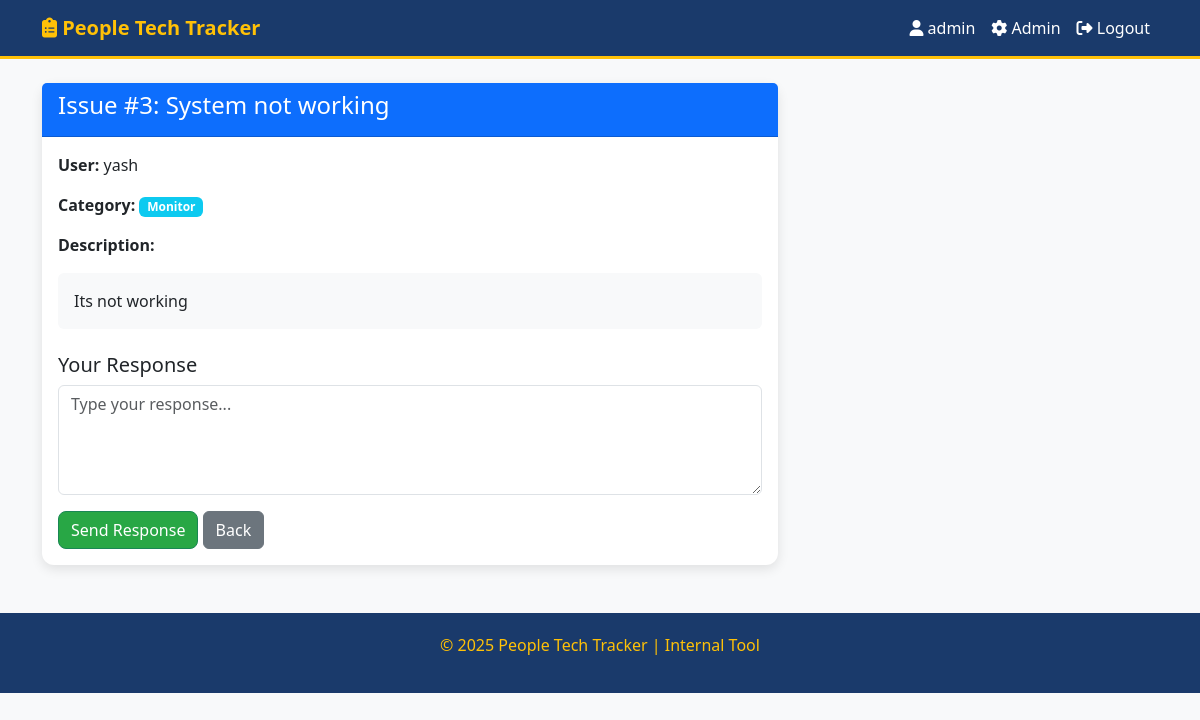
/respond/3 (signed in), run on the app's committed database.
### models.py (models this page shows)
class User(db.Model, UserMixin):
    id = db.Column(db.Integer, primary_key=True)
    username = db.Column(db.String(150), unique=True, nullable=False)
    password = db.Column(db.String(150), nullable=False)
    is_admin = db.Column(db.Boolean, default=False)
    issues = db.relationship('Issue', backref='user', lazy=True)

class Issue(db.Model):
    id = db.Column(db.Integer, primary_key=True)
    title = db.Column(db.String(100), nullable=False)
    description = db.Column(db.Text, nullable=False)
    category = db.Column(db.String(50), nullable=False)  # e.g., 'leave', 'documentation', 'monitor'
    status = db.Column(db.String(50), default='Open')
    created_at = db.Column(db.DateTime, default=datetime.utcnow)
    user_id = db.Column(db.Integer, db.ForeignKey('user.id'), nullable=False)
    responses = db.relationship('Response', backref='issue', lazy=True)

### routes.py (the view, shortened to what this page needs)
@app.route('/respond/<int:issue_id>', methods=['GET', 'POST'])
@login_required
def respond(issue_id):
    if not current_user.is_admin:
        flash('Access denied.')
        return redirect(url_for('dashboard'))
    issue = Issue.query.get_or_404(issue_id)
    responses = Response.query.filter_by(issue_id=issue_id).all()
    return render_template('respond.html', issue=issue, responses=responses)

### app.py (called while the page is built)
@login_manager.user_loader
def load_user(user_id):
    return User.query.get(int(user_id))

### templates/respond.html
{% extends "base.html" %}
{% block content %}
<div class="row">
    <div class="col-md-8">
        <div class="card">
            <div class="card-header bg-primary text-white">
                <h4>Issue #{{ issue.id }}: {{ issue.title }}</h4>
            </div>
            <div class="card-body">
                <p><strong>User:</strong> {{ issue.user.username }}</p>
                <p><strong>Category:</strong> <span class="badge bg-info">{{ issue.category|title }}</span></p>
                <p><strong>Description:</strong></p>
                <div class="p-3 bg-light rounded">{{ issue.description }}</div>
                <h5 class="mt-4">Your Response</h5>
                <form method="post">
                    <textarea name="content" class="form-control" rows="4" placeholder="Type your response..." required></textarea>
                    <div class="mt-3">
                        <button type="submit" class="btn btn-success">Send Response</button>
                        <a href="{{ url_for('admin_dashboard') }}" class="btn btn-secondary">Back</a>
                    </div>
                </form>
            </div>
        </div>
    </div>
</div>
{% endblock %}

### templates/base.html (shortened to what this page needs)
<!DOCTYPE html>
<html lang="en">
<head>
    <link href="https://cdn.jsdelivr.net/npm/bootstrap@5.3.0/dist/css/bootstrap.min.css" rel="stylesheet">
    <link href="https://cdnjs.cloudflare.com/ajax/libs/font-awesome/6.4.0/css/all.min.css" rel="stylesheet">
</head>
<body>
    <nav class="navbar navbar-expand-lg navbar-dark">
        <div class="container">
            <a class="navbar-brand" href="/">
                <i class="fas fa-clipboard-list"></i> People Tech Tracker
            </a>
            <div class="navbar-nav ms-auto">
                {% if current_user.is_authenticated %}
                    <span class="nav-link">
                        <i class="fas fa-user"></i> {{ current_user.username }}
                    </span>
                    {% if current_user.is_admin %}
                        <a class="nav-link" href="{{ url_for('admin_dashboard') }}"><i class="fas fa-cog"></i> Admin</a>
                    {% else %}
                        <a class="nav-link" href="{{ url_for('dashboard') }}"><i class="fas fa-home"></i> My Issues</a>
                        <a class="nav-link" href="{{ url_for('raise_issue') }}"><i class="fas fa-plus-circle"></i> Raise</a>
                    {% endif %}
                    <a class="nav-link" href="{{ url_for('logout') }}"><i class="fas fa-sign-out-alt"></i> Logout</a>
                {% else %}
                    <a class="nav-link" href="{{ url_for('login') }}"><i class="fas fa-sign-in-alt"></i> Login</a>
                    <a class="nav-link" href="{{ url_for('register') }}"><i class="fas fa-user-plus"></i> Register</a>
                {% endif %}
            </div>
        </div>
    </nav>
    <div class="container mt-4">
        {% block content %}{% endblock %}
    </div>
    <footer class="footer mt-5">
        <p>&copy; 2025 People Tech Tracker | Internal Tool</p>
    </footer>
</body>
</html>

### templates/base.html (style rules this page uses)
body { background: #f8f9fa; font-family: 'Segoe UI', sans-serif; }
.navbar { background: #1a3a6b; border-bottom: 3px solid #ffc107; }
.navbar-brand { font-weight: bold; color: #ffc107 !important; }
.nav-link { color: #fff !important; font-weight: 500; }
.card { border: none; border-radius: 12px; box-shadow: 0 4px 12px rgba(0,0,0,0.1); }
.btn-success { background: #28a745; border-radius: 8px; }
.footer { margin-top: 50px; padding: 20px; background: #1a3a6b; color: #ffc107; text-align: center; }

### data on the page
User: username "admin"
Issue: id "3", title "System not working", category "Monitor", description "Its not working"
User: user.username "yash"
